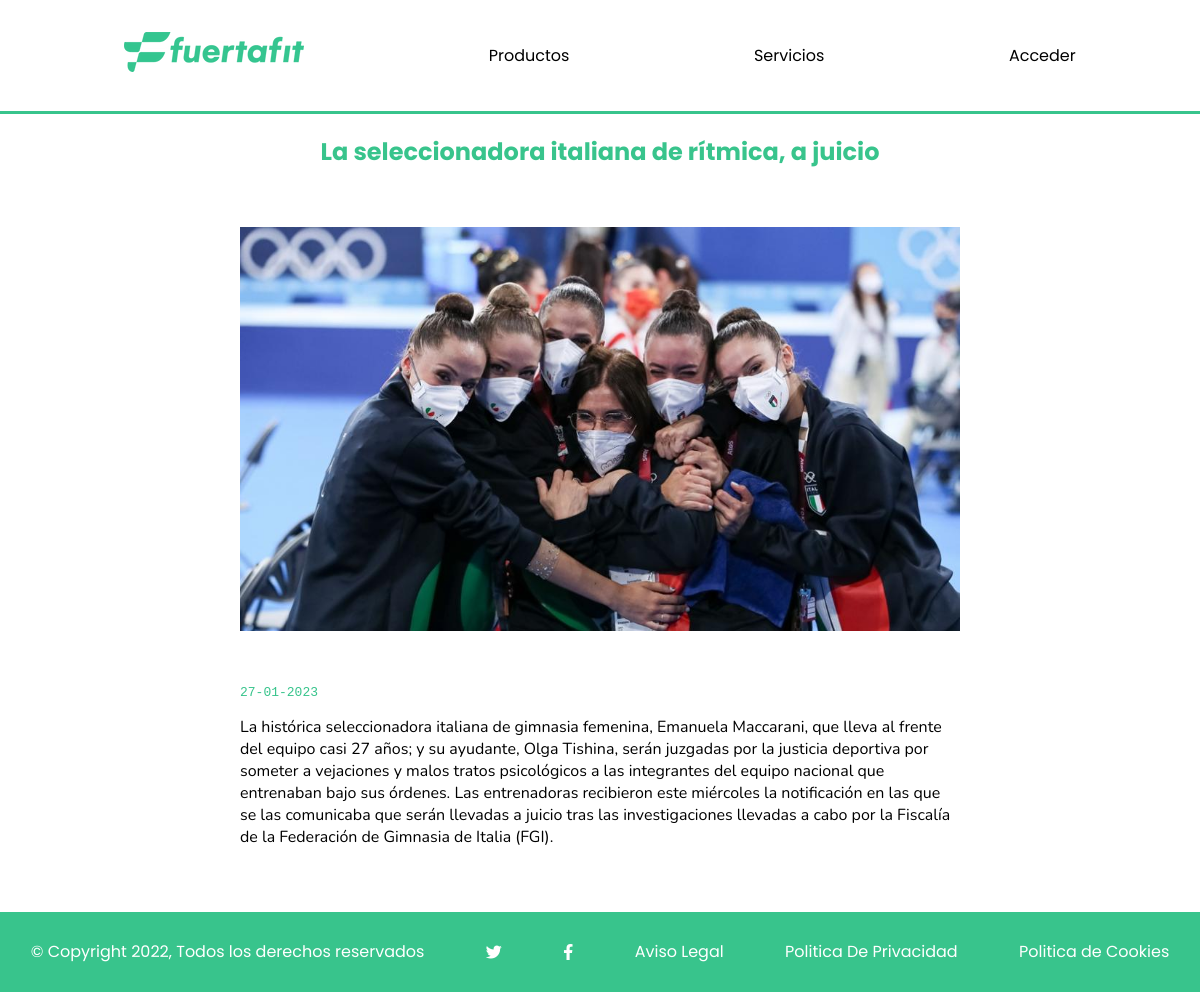
The page /php/noti_completa.php?completa=29 on the database its author committed.
### tables this page shows
CREATE TABLE `noticia` (
  `Id` bigint(20) NOT NULL,
  `Titulo` varchar(70) NOT NULL,
  `Contenido` varchar(4000) NOT NULL,
  `Imagen` varchar(100) NOT NULL,
  `Fecha_publicacion` date NOT NULL
);

### php/noti_completa.php (the view, shortened to what this page needs)
<!DOCTYPE html>
<html lang="es">
<head>
    <link rel="stylesheet" href="https://cdnjs.cloudflare.com/ajax/libs/font-awesome/6.2.0/css/all.min.css" />
    <link rel="stylesheet" href="../estilos/estilosmenu.css">
</head>
<body>
    <?php
        require_once("funciones.php");
        if(isset($_COOKIE['sesion'])){
            list($usu,$nom)=comprobar_sesion('c');
        }else if(isset($_SESSION['tipo'])){
            list($usu,$nom)=comprobar_sesion('s');
        }else{
            $usu='n';
            $nom='';
        }
        echo imprimir_menu($usu,$nom);
        echo "<main>";
        echo "<article id='noticompleta'>";
        if(isset($_GET['completa'])){
            $id_noti=$_GET['completa'];
            $noticia=id_editar('noticia',$id_noti);
            while($noti=$noticia->fetch_array(MYSQLI_ASSOC)){
                echo "<h1>$noti[Titulo]</h1>";
                echo "<img src=\"$noti[Imagen]\">";
                echo "<div id='fechnoti'>";
                $fecha=convertir_fecha($noti['Fecha_publicacion']);
                echo "<pre>$fecha</pre>";
                echo "</div>";
                echo "<div id='completa'>";
                echo "<p>$noti[Contenido]</p>";
                echo "</div>";
            }
        }else{
            echo "<p>La noticia no está disponible</p>";
        }
        echo "</article></main>";
        echo imprimir_footer();
    ?>
</body>
</html>

### estilos/estilosmenu.css (style rules this page uses)
html { min-height: 100vh; position: relative; }
body { margin:0px; margin-bottom: 8rem; }
h1,h2 { text-align: center; color:#38c48c; font-family: 'Poppins', sans-serif; }
main { overflow-y: auto; scroll-behavior: smooth; }
#noticompleta img { display: block; height: 30rem; width: 60%; margin: 1rem auto; object-fit: contain; }
#noticompleta pre { color: #38c48c; }
#fechnoti,#completa { width: 60%; margin: auto; font-family: 'Nunito', sans-serif; }

### rows shown on the page
noticia: Titulo "La seleccionadora italiana de rítmica, a juicio", Imagen (picture), Fecha_publicacion "27-01-2023", Contenido "La histórica seleccionadora italiana de gimnasia femenina, Emanuela Maccarani, que lleva al frente del equipo casi 27 años; y su ayudante, Olga Tishina, serán juzgadas por la justicia deportiva por someter a vejaciones y malos tratos psicológicos a las integrantes del equipo nacional que entrenaban bajo sus órdenes. Las entrenadoras recibieron este miércoles la notificación en las que se las comunicaba que serán llevadas a juicio tras las investigaciones llevadas a cabo por la Fiscalía de la Federación de Gimnasia de Italia (FGI)."
